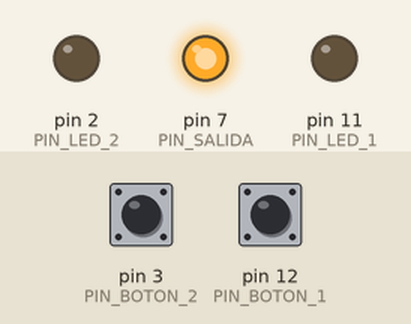
This sketch was run on a simulated Arduino Uno, built with avr-gcc and run on an emulated ATmega328P. On the bench: output pins drawn as LEDs (lit = HIGH). The test bench sets the inputs (shaded band); at power-on: pin 3 (PIN_BOTON_2) LOW, pin 12 (PIN_BOTON_1) LOW. Random numbers use the default seed unless the sketch sets one.

Above: at 0.1 s.
At 3.0 s:
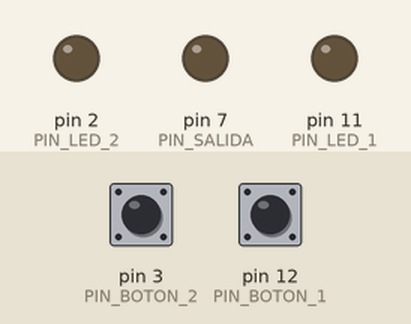
3.1 s: pin 3 (PIN_BOTON_2) pulled HIGH for 0.15 s
At 3.6 s:
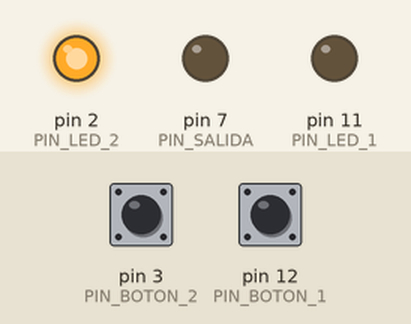
Timing chart, 0 to 6.1 s (numbered marks = the images above; inputs shaded):
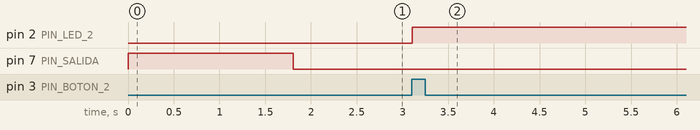

Measured:
- after the input at 3.1 s, pin 2 (PIN_LED_2): LOW → HIGH at once

The sketch:

Practica2f.ino
```cpp
#define PIN_LED_1 11 //Pin al que conectamos el led del jugador 1
#define PIN_BOTON_1 12 //Pin al que conectamos el botón del jugador 1
#define PIN_LED_2 2 //Pin al que conectamos el led del jugador 2
#define PIN_BOTON_2 3 //Pin al que conectamos el botón del jugador 2
#define PIN_SALIDA 7 //Pin al que conectamos el led verde de salida

byte game_over; //Variable para indicar que el juego se ha acabado

void setup() {
  pinMode(PIN_LED_1, OUTPUT); //Declaramos los pines de entrada
  pinMode(PIN_BOTON_1, INPUT); //y salida
  pinMode(PIN_LED_2, OUTPUT);
  pinMode(PIN_BOTON_2, INPUT);
  pinMode(PIN_SALIDA, OUTPUT);
  game_over = 0; //Al comienzo del juego
  digitalWrite(PIN_LED_1, LOW); //apagamos ledes de jugadores
  digitalWrite(PIN_LED_2, LOW);
  digitalWrite(PIN_SALIDA, HIGH); //Encendemos el led de salida
  delay(random(5000)); //Tiempo aleatorio entre 1 y 5 segundos
  digitalWrite(PIN_SALIDA, LOW); //Pistoletazo de salida
}

void loop() {
  byte boton_1 = digitalRead(PIN_BOTON_1);
  byte boton_2 = digitalRead(PIN_BOTON_2);
  if ((boton_1 == 1) && (game_over == 0)) { //Jugador 1 gana
    digitalWrite(PIN_LED_1, HIGH);
    game_over = 1;
  }
  if ((boton_2 == 1) && (game_over == 0)) { //Jugador 2 gana
    digitalWrite(PIN_LED_2, HIGH);
    game_over = 1;
  }
  delay(10); //Una pausa para no volvernos locos
}
```
